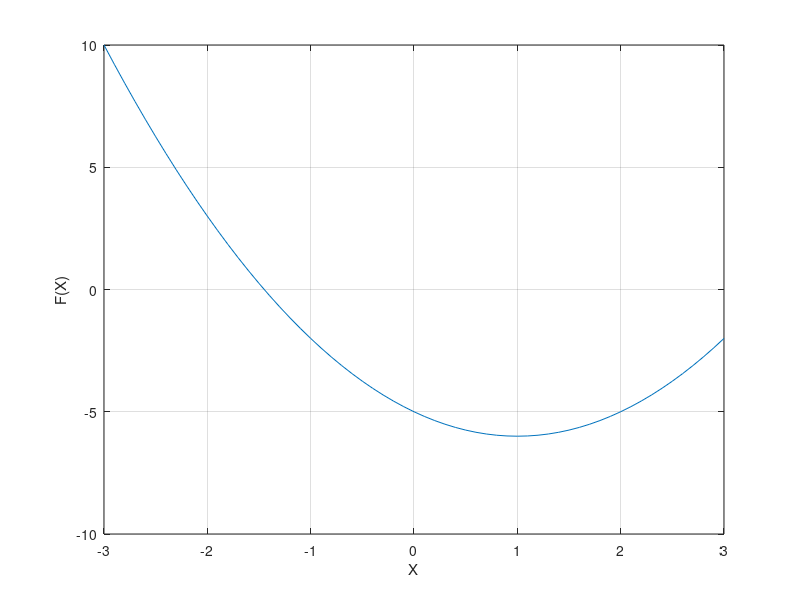

The MATLAB source for this figure:
%Teste Capitulo 3 Pergunta 8
%Luiz Marcelo Pelizaro

x = -3 : 0.1 : 3;

f = @(x) x.^2 - 2*x - 5;
plot(x, f(x))
xlabel("X")
ylabel("F(X)")
grid on
hold on